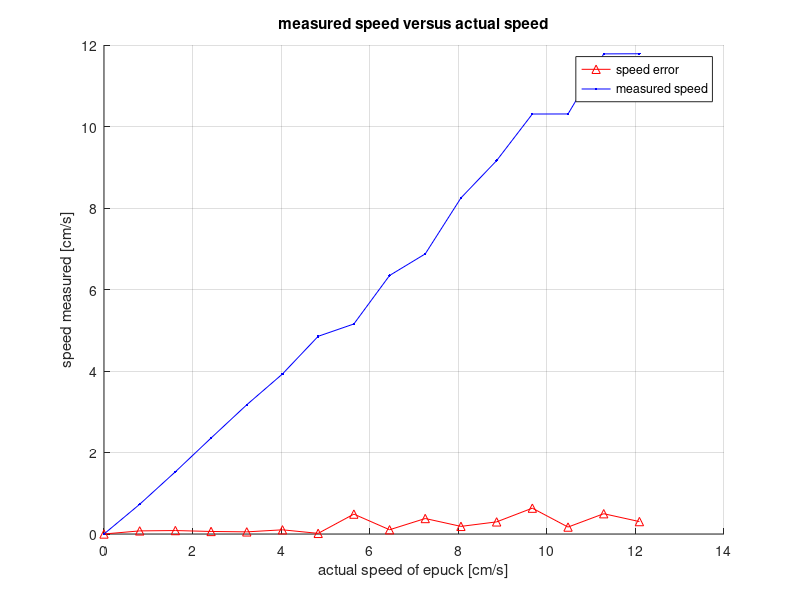
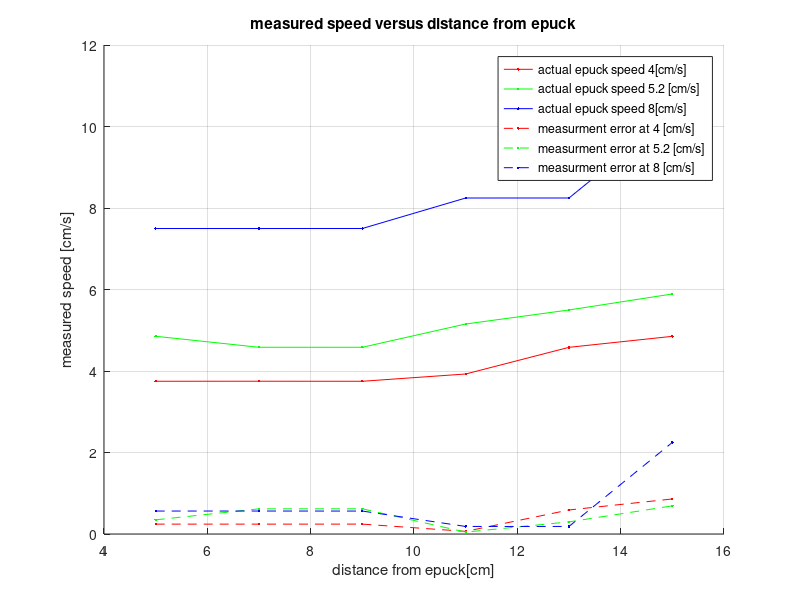

MATLAB code for these plots, in order:
ref_distance= 20; %cm
%% speed measured versus actual speed with 20mm sensitivity and reference at 20cm
real_speed= ones(16,1);
for i = 1:16
    real_speed(i)=(i-1)*62*13/1000; % in cm/s
end
measured_speed= [0 0.7297 1.5273 2.3556 3.17146 3.9272 4.8515 5.154 6.3437 6.8739 8.2471 9.1636 10.3062 10.30776 11.7819 11.7851]; %in cm/s
measured_speed=measured_speed';
error_speed= ones(size(measured_speed));
error_speed=abs(real_speed-measured_speed);
figure("name",'real speed versus measured speed')
hold on
grid on
plot(real_speed,error_speed,'^-r')
plot (real_speed,measured_speed,"b.-")
title('measured speed versus actual speed')
legend('speed error', "measured speed")
xlabel('actual speed of epuck [cm/s]') 
ylabel('speed measured [cm/s]') 
hold off
%% speed measured versus distance from ToF all with 20mm sensitivity

speed_low = 3.991; %cm/s
speed_middle =5.2;%cm/s
speed_high =8.06;%cm/s

distance_vector=ones(6,1);

for i = 1:6
    distance_vector(i)=(i-1)*2+5; % in cm
end

measured_speed_low = [3.748336 3.7488365 3.748016357 3.926590204 4.580941677 4.850792884 ];
measured_speed_low=measured_speed_low';
error_speed_low=abs(measured_speed_low-speed_low*ones(6,1));

measured_speed_middle =[4.85213 4.582438 4.581997 5.15336 5.49738 5.8905 ];
measured_speed_middle=measured_speed_middle';
error_speed_middle=abs(measured_speed_middle-speed_middle*ones(6,1));

measured_speed_high=[7.496716 7.4963553 7.497166 8.24517 8.245604 10.3070];
measured_speed_high=measured_speed_high';
error_speed_high=abs(measured_speed_high-speed_high*ones(6,1));

figure("name",'measured speed versus distance')
hold on
grid on
plot(distance_vector,measured_speed_low,'.-r')
plot(distance_vector,measured_speed_middle,'.-g')
plot(distance_vector,measured_speed_high,'.-b')

plot(distance_vector,error_speed_low,'.--r')
plot(distance_vector,error_speed_middle,'.--g')
plot(distance_vector,error_speed_high,'.--b')


title('measured speed versus distance from epuck')
legend('actual epuck speed 4[cm/s]', "actual epuck speed 5.2 [cm/s]","actual epuck speed 8[cm/s]","measurment error at 4 [cm/s]","measurment error at 5.2 [cm/s]","measurment error at 8 [cm/s]")
%text(7,2,"error between measured and actual speed")
xlabel('distance from epuck[cm]') 
ylabel('measured speed [cm/s]') 
hold off
